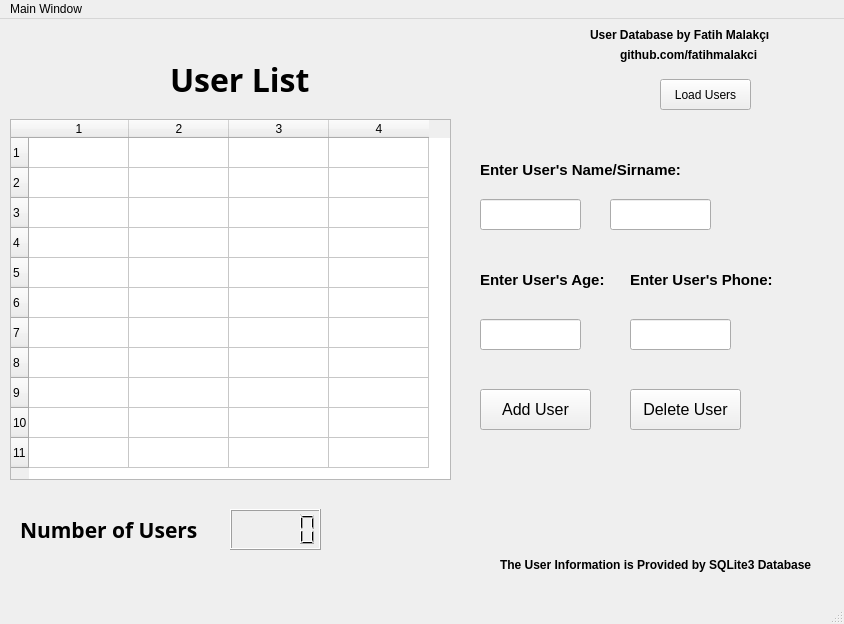
<?xml version="1.0" encoding="UTF-8"?>
<ui version="4.0">
 <class>MainWindow</class>
 <widget class="QMainWindow" name="MainWindow">
  <property name="geometry">
   <rect>
    <x>0</x>
    <y>0</y>
    <width>844</width>
    <height>624</height>
   </rect>
  </property>
  <property name="windowTitle">
   <string>MainWindow</string>
  </property>
  <widget class="QWidget" name="centralwidget">
   <widget class="QPushButton" name="adduserbtn">
    <property name="geometry">
     <rect>
      <x>480</x>
      <y>370</y>
      <width>111</width>
      <height>41</height>
     </rect>
    </property>
    <property name="font">
     <font>
      <pointsize>12</pointsize>
     </font>
    </property>
    <property name="text">
     <string>Add User</string>
    </property>
   </widget>
   <widget class="QTableWidget" name="pencere">
    <property name="geometry">
     <rect>
      <x>10</x>
      <y>100</y>
      <width>441</width>
      <height>361</height>
     </rect>
    </property>
    <property name="rowCount">
     <number>11</number>
    </property>
    <property name="columnCount">
     <number>4</number>
    </property>
    <row/>
    <row/>
    <row/>
    <row/>
    <row/>
    <row/>
    <row/>
    <row/>
    <row/>
    <row/>
    <row/>
    <column/>
    <column/>
    <column/>
    <column/>
   </widget>
   <widget class="QLabel" name="users">
    <property name="geometry">
     <rect>
      <x>170</x>
      <y>40</y>
      <width>161</width>
      <height>41</height>
     </rect>
    </property>
    <property name="font">
     <font>
      <family>PT Serif</family>
      <pointsize>24</pointsize>
      <weight>75</weight>
      <bold>true</bold>
     </font>
    </property>
    <property name="text">
     <string>User List</string>
    </property>
   </widget>
   <widget class="QLineEdit" name="namebox">
    <property name="geometry">
     <rect>
      <x>480</x>
      <y>180</y>
      <width>101</width>
      <height>31</height>
     </rect>
    </property>
   </widget>
   <widget class="QLCDNumber" name="usercount">
    <property name="geometry">
     <rect>
      <x>230</x>
      <y>490</y>
      <width>91</width>
      <height>41</height>
     </rect>
    </property>
   </widget>
   <widget class="QLabel" name="label_2">
    <property name="geometry">
     <rect>
      <x>20</x>
      <y>490</y>
      <width>181</width>
      <height>41</height>
     </rect>
    </property>
    <property name="font">
     <font>
      <family>PT Serif</family>
      <pointsize>16</pointsize>
      <weight>75</weight>
      <bold>true</bold>
     </font>
    </property>
    <property name="text">
     <string>Number of Users</string>
    </property>
   </widget>
   <widget class="QLabel" name="label">
    <property name="geometry">
     <rect>
      <x>500</x>
      <y>530</y>
      <width>341</width>
      <height>31</height>
     </rect>
    </property>
    <property name="font">
     <font>
      <pointsize>9</pointsize>
      <weight>75</weight>
      <bold>true</bold>
     </font>
    </property>
    <property name="text">
     <string>The User Information is Provided by SQLite3 Database</string>
    </property>
   </widget>
   <widget class="QLabel" name="label_3">
    <property name="geometry">
     <rect>
      <x>590</x>
      <y>0</y>
      <width>201</width>
      <height>31</height>
     </rect>
    </property>
    <property name="font">
     <font>
      <pointsize>9</pointsize>
      <weight>75</weight>
      <bold>true</bold>
     </font>
    </property>
    <property name="text">
     <string>User Database by Fatih Malakçı</string>
    </property>
   </widget>
   <widget class="QLabel" name="label_4">
    <property name="geometry">
     <rect>
      <x>620</x>
      <y>20</y>
      <width>161</width>
      <height>31</height>
     </rect>
    </property>
    <property name="font">
     <font>
      <pointsize>9</pointsize>
      <weight>75</weight>
      <bold>true</bold>
     </font>
    </property>
    <property name="text">
     <string>github.com/fatihmalakci</string>
    </property>
   </widget>
   <widget class="QLabel" name="label_5">
    <property name="geometry">
     <rect>
      <x>480</x>
      <y>140</y>
      <width>221</width>
      <height>21</height>
     </rect>
    </property>
    <property name="font">
     <font>
      <pointsize>11</pointsize>
      <weight>75</weight>
      <bold>true</bold>
     </font>
    </property>
    <property name="text">
     <string>Enter User's Name/Sirname:</string>
    </property>
   </widget>
   <widget class="QLineEdit" name="sirnamebox">
    <property name="geometry">
     <rect>
      <x>610</x>
      <y>180</y>
      <width>101</width>
      <height>31</height>
     </rect>
    </property>
   </widget>
   <widget class="QLabel" name="label_6">
    <property name="geometry">
     <rect>
      <x>480</x>
      <y>250</y>
      <width>131</width>
      <height>21</height>
     </rect>
    </property>
    <property name="font">
     <font>
      <pointsize>11</pointsize>
      <weight>75</weight>
      <bold>true</bold>
     </font>
    </property>
    <property name="text">
     <string>Enter User's Age:</string>
    </property>
   </widget>
   <widget class="QLineEdit" name="agebox">
    <property name="geometry">
     <rect>
      <x>480</x>
      <y>300</y>
      <width>101</width>
      <height>31</height>
     </rect>
    </property>
   </widget>
   <widget class="QLabel" name="label_7">
    <property name="geometry">
     <rect>
      <x>630</x>
      <y>250</y>
      <width>151</width>
      <height>21</height>
     </rect>
    </property>
    <property name="font">
     <font>
      <pointsize>11</pointsize>
      <weight>75</weight>
      <bold>true</bold>
     </font>
    </property>
    <property name="text">
     <string>Enter User's Phone:</string>
    </property>
   </widget>
   <widget class="QLineEdit" name="phonebox">
    <property name="geometry">
     <rect>
      <x>630</x>
      <y>300</y>
      <width>101</width>
      <height>31</height>
     </rect>
    </property>
   </widget>
   <widget class="QPushButton" name="loadusersbtn">
    <property name="geometry">
     <rect>
      <x>660</x>
      <y>60</y>
      <width>91</width>
      <height>31</height>
     </rect>
    </property>
    <property name="text">
     <string>Load Users</string>
    </property>
   </widget>
   <widget class="QLabel" name="Databasenamelabel">
    <property name="geometry">
     <rect>
      <x>690</x>
      <y>560</y>
      <width>141</width>
      <height>21</height>
     </rect>
    </property>
    <property name="font">
     <font>
      <pointsize>10</pointsize>
      <weight>75</weight>
      <bold>true</bold>
     </font>
    </property>
    <property name="text">
     <string/>
    </property>
   </widget>
   <widget class="QLabel" name="warningmassage">
    <property name="geometry">
     <rect>
      <x>460</x>
      <y>420</y>
      <width>341</width>
      <height>51</height>
     </rect>
    </property>
    <property name="font">
     <font>
      <pointsize>11</pointsize>
      <weight>75</weight>
      <bold>true</bold>
     </font>
    </property>
    <property name="autoFillBackground">
     <bool>false</bool>
    </property>
    <property name="frameShape">
     <enum>QFrame::NoFrame</enum>
    </property>
    <property name="text">
     <string/>
    </property>
   </widget>
   <widget class="QPushButton" name="adduserbtn_2">
    <property name="geometry">
     <rect>
      <x>630</x>
      <y>370</y>
      <width>111</width>
      <height>41</height>
     </rect>
    </property>
    <property name="font">
     <font>
      <pointsize>12</pointsize>
     </font>
    </property>
    <property name="text">
     <string>Delete User</string>
    </property>
   </widget>
  </widget>
  <widget class="QMenuBar" name="menubar">
   <property name="geometry">
    <rect>
     <x>0</x>
     <y>0</y>
     <width>844</width>
     <height>21</height>
    </rect>
   </property>
   <widget class="QMenu" name="menuUsers">
    <property name="title">
     <string>Main Window</string>
    </property>
   </widget>
   <addaction name="menuUsers"/>
  </widget>
  <widget class="QStatusBar" name="statusbar"/>
  <action name="actionMain_Window">
   <property name="text">
    <string>Main Window</string>
   </property>
  </action>
 </widget>
 <resources/>
 <connections/>
</ui>
